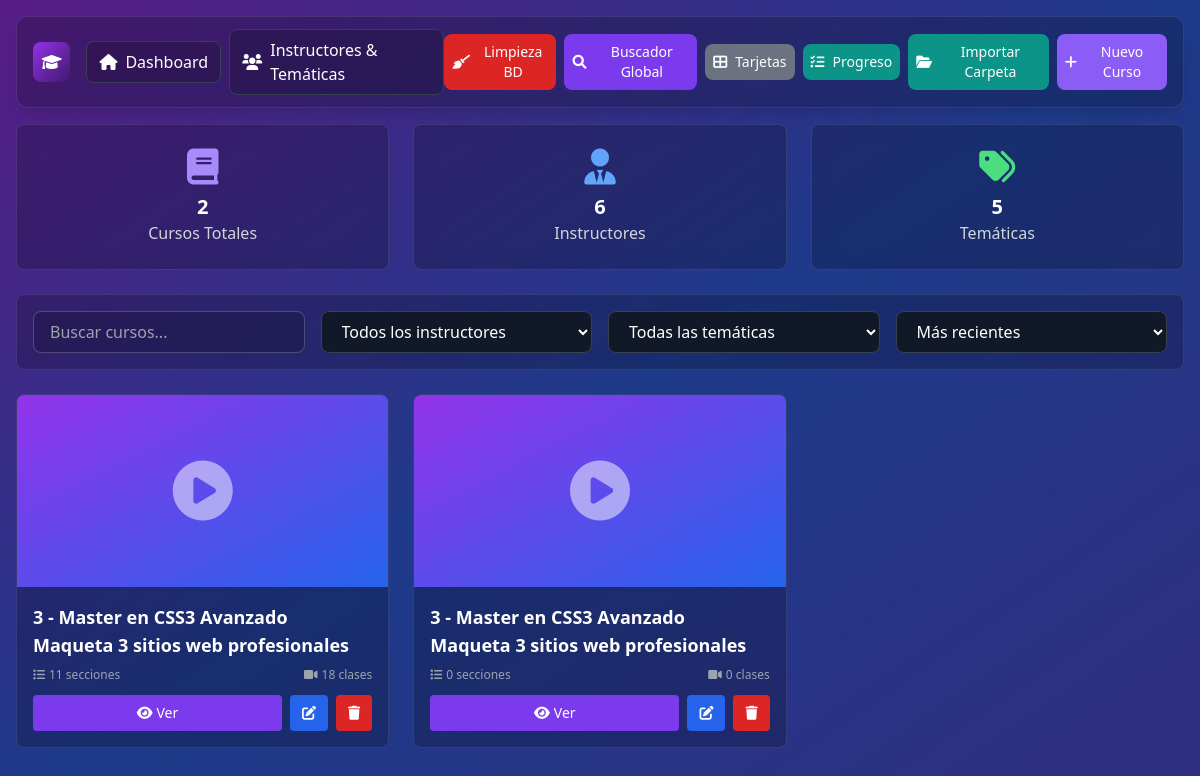
Before: / with the older database file.
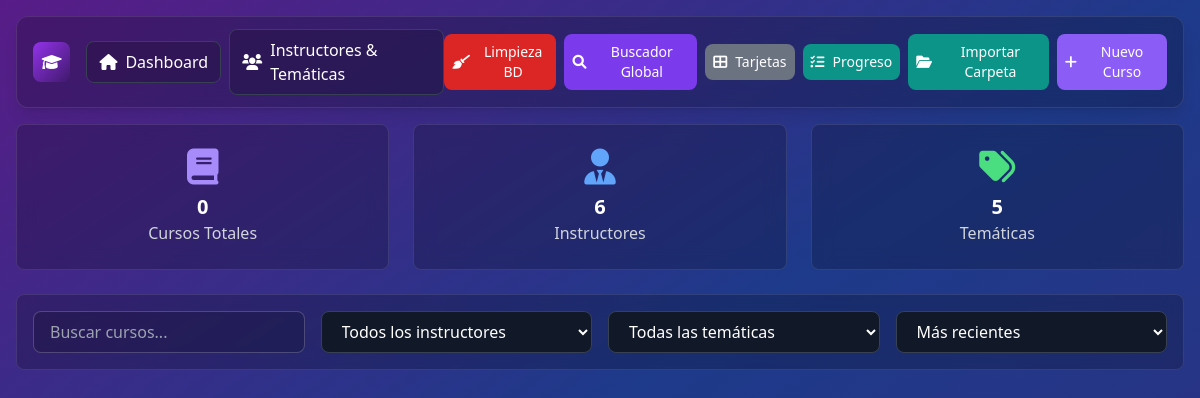
After: the same page with the newer database file.
### tables this page shows
CREATE TABLE cursos (
            id INTEGER PRIMARY KEY AUTOINCREMENT,
            titulo VARCHAR(255) NOT NULL,
            tematica_id INTEGER,
            instructor_id INTEGER,
            comentarios TEXT,
            imagen VARCHAR(255),
            created_at DATETIME DEFAULT CURRENT_TIMESTAMP,
            FOREIGN KEY (tematica_id) REFERENCES tematicas(id) ON DELETE SET NULL,
            FOREIGN KEY (instructor_id) REFERENCES instructores(id) ON DELETE SET NULL
        );

### index.php (the view, shortened to what this page needs)
<?php
$db = getDatabase();
$stmt = $db->query("SELECT COUNT(*) as total FROM cursos");
$totalCursos = $stmt->fetch()['total'];
$stmt = $db->query("SELECT COUNT(*) as total FROM instructores");
$totalInstructores = $stmt->fetch()['total'];
$stmt = $db->query("SELECT COUNT(*) as total FROM tematicas");
$totalTematicas = $stmt->fetch()['total'];
$query = "
    SELECT c.*,
           i.nombre as instructor_nombre,
           t.nombre as tematica_nombre,
           (SELECT COUNT(*) FROM secciones s WHERE s.curso_id = c.id) as total_secciones,
           (SELECT COUNT(*) FROM clases cl
            JOIN secciones s ON cl.seccion_id = s.id
            WHERE s.curso_id = c.id) as total_clases,
           (SELECT SUM(cl.duracion) FROM clases cl
            JOIN secciones s ON cl.seccion_id = s.id
            WHERE s.curso_id = c.id) as duracion_total
    FROM cursos c
    LEFT JOIN instructores i ON c.instructor_id = i.id
    LEFT JOIN tematicas t ON c.tematica_id = t.id
    ORDER BY c.created_at DESC
";
$cursos = $db->query($query)->fetchAll();
?>
<!DOCTYPE html>
<html lang="es" class="dark">
<head>
    <link href="css/tailwind.min.css" rel="stylesheet">
    <link href="https://cdnjs.cloudflare.com/ajax/libs/font-awesome/6.0.0/css/all.min.css" rel="stylesheet">
</head>
<body class="bg-gradient-to-br from-purple-900 via-blue-900 to-indigo-900 min-h-screen">
    <nav class="m-4">
        <div class="glass-dark rounded-xl px-4 py-3 md:px-6 md:py-4 flex items-center justify-between shadow-lg">
            <div class="flex items-center gap-4">
                <div class="w-10 h-10 rounded-lg bg-gradient-to-br from-purple-600 to-indigo-600 flex items-center justify-center ring-1 ring-white/20">
                    <i class="fas fa-graduation-cap text-white"></i>
                </div>
                <div class="hidden md:flex items-center gap-2">
                    <a href="index.php" class="inline-flex items-center gap-2 px-3 py-2 rounded-lg border border-purple-500/40 bg-black/20 text-white hover:bg-black/30">
                        <i class="fas fa-home"></i><span class="hidden sm:inline">Dashboard</span>
                    </a>
                    <a href="instructores-tematicas.php" class="inline-flex items-center gap-2 px-3 py-2 rounded-lg border border-purple-500/40 bg-black/20 text-white hover:bg-black/30">
                        <i class="fas fa-users"></i><span class="hidden sm:inline">Instructores & Temáticas</span>
                    </a>
                </div>
            </div>
            <div class="flex items-center gap-2">
                <button id="cleanupBtn" class="inline-flex items-center gap-2 px-2 sm:px-3 py-2 rounded-lg text-white text-xs sm:text-sm" style="background-color:#dc2626" onmouseover="this.style.backgroundColor='#b91c1c'" onmouseout="this.style.backgroundColor='#dc2626'" title="Limpiar carpetas huérfanas">
                    <i class="fas fa-broom"></i><span class="hidden sm:inline">Limpieza BD</span>
                </button>
                <button onclick="openGlobalSearchModal()" class="inline-flex items-center gap-2 px-2 sm:px-3 py-2 rounded-lg text-white text-xs sm:text-sm" style="background-color:#7c3aed" onmouseover="this.style.backgroundColor='#6d28d9'" onmouseout="this.style.backgroundColor='#7c3aed'" title="Buscar en todos los cursos">
                    <i class="fas fa-search"></i><span class="hidden sm:inline">Buscador Global</span>
                </button>
                <button id="toggleViewBtn" class="inline-flex items-center gap-2 px-2 sm:px-3 py-2 rounded-lg text-white text-xs sm:text-sm" style="background-color:#6b7280" onmouseover="this.style.backgroundColor='#52525b'" onmouseout="this.style.backgroundColor='#6b7280'" title="Cambiar vista">
                    <i class="fas fa-th-large" id="toggleViewIcon"></i><span class="hidden sm:inline" id="toggleViewText">Tarjetas</span>
                </button>
                <button id="queueProgressBtn" onclick="openQueueProgressModal()" class="relative inline-flex items-center gap-2 px-2 sm:px-3 py-2 rounded-lg text-white text-xs sm:text-sm" style="background-color:#0d9488" onmouseover="this.style.backgroundColor='#0f766e'" onmouseout="this.style.backgroundColor='#0d9488'" title="Progreso de importaciones">
                    <i class="fas fa-tasks"></i><span class="hidden sm:inline">Progreso</span>
                </button>
                <button id="importFolderBtn" onclick="openFolderPicker()" class="inline-flex items-center gap-2 px-2 sm:px-3 py-2 rounded-lg text-white text-xs sm:text-sm" style="background-color:#0d9488" onmouseover="this.style.backgroundColor='#0f766e'" onmouseout="this.style.backgroundColor='#0d9488'" title="Importar carpeta(s)">
                    <i class="fas fa-folder-open"></i><span class="hidden sm:inline">Importar Carpeta</span>
                </button>
                <button onclick="openCreateCourseModal()" class="inline-flex items-center gap-2 px-2 sm:px-3 py-2 rounded-lg text-white text-xs sm:text-sm" style="background-color:#8b5cf6" onmouseover="this.style.backgroundColor='#7c3aed'" onmouseout="this.style.backgroundColor='#8b5cf6'">
                    <i class="fas fa-plus"></i><span class="hidden sm:inline">Nuevo Curso</span>
                </button>
            </div>
        </div>
    </nav>
    <div class="grid grid-cols-1 md:grid-cols-3 gap-6 mx-4 mb-6">
        <div class="glass-dark rounded-lg p-6 text-center">
            <i class="fas fa-book text-4xl text-purple-400 mb-2"></i>
            <h3 class="text-xl font-semibold text-white"><?php echo $totalCursos; ?></h3>
            <p class="text-gray-300">Cursos Totales</p>
        </div>
        <div class="glass-dark rounded-lg p-6 text-center">
            <i class="fas fa-user-tie text-4xl text-blue-400 mb-2"></i>
            <h3 class="text-xl font-semibold text-white"><?php echo $totalInstructores; ?></h3>
            <p class="text-gray-300">Instructores</p>
        </div>
        <div class="glass-dark rounded-lg p-6 text-center">
            <i class="fas fa-tags text-4xl text-green-400 mb-2"></i>
            <h3 class="text-xl font-semibold text-white"><?php echo $totalTematicas; ?></h3>
            <p class="text-gray-300">Temáticas</p>
        </div>
    </div>
    <div class="glass-dark rounded-lg mx-4 mb-6 p-4">
        <div class="grid grid-cols-1 md:grid-cols-4 gap-4">
            <div>
                <input type="text" id="searchInput" placeholder="Buscar cursos..."
                       class="w-full bg-black/20 border border-white/20 rounded-lg px-4 py-2 text-white placeholder-gray-400 focus:border-purple-500 focus:outline-none">
            </div>
            <div>
                <select id="instructorFilter" class="w-full bg-gray-900 border border-gray-700 rounded-lg px-4 py-2 text-white focus:border-purple-500 focus:outline-none">
                    <option value="">Todos los instructores</option>
                </select>
            </div>
            <div>
                <select id="tematicaFilter" class="w-full bg-gray-900 border border-gray-700 rounded-lg px-4 py-2 text-white focus:border-purple-500 focus:outline-none">
                    <option value="">Todas las temáticas</option>
                </select>
            </div>
            <div>
                <select id="sortBy" class="w-full bg-gray-900 border border-gray-700 rounded-lg px-4 py-2 text-white focus:border-purple-500 focus:outline-none">
                    <option value="created_at">Más recientes</option>
                </select>
            </div>
        </div>
    </div>
    <div id="coursesGrid" class="grid grid-cols-1 md:grid-cols-2 lg:grid-cols-3 xl:grid-cols-4 gap-6 mx-4 mb-8">
        <?php foreach ($cursos as $curso): ?>
            <div class="course-card glass-dark rounded-lg overflow-hidden hover:scale-105 transition-transform duration-300"
                 data-titulo="<?php echo strtolower($curso['titulo']); ?>"
                 data-instructor="<?php echo $curso['instructor_id']; ?>"
                 data-tematica="<?php echo $curso['tematica_id']; ?>"
                 data-duracion="<?php echo $curso['duracion_total'] ?? 0; ?>">
                <div class="h-48 bg-gradient-to-br from-purple-600 to-blue-600 flex items-center justify-center">
                    <?php if ($curso['imagen']): ?>
                        <img src="uploads/images/<?php echo htmlspecialchars($curso['imagen']); ?>" alt="<?php echo htmlspecialchars($curso['titulo']); ?>" class="w-full h-full object-cover">
                    <?php else: ?>
                        <i class="fas fa-play-circle text-6xl text-white opacity-50"></i>
                    <?php endif; ?>
                </div>
                <div class="p-4">
                    <h3 class="text-lg font-semibold text-white mb-2"><?php echo htmlspecialchars($curso['titulo']); ?></h3>
                    <div class="flex justify-between text-xs text-gray-400 mb-3">
                        <span><i class="fas fa-list mr-1"></i><?php echo $curso['total_secciones']; ?> secciones</span>
                        <span><i class="fas fa-video mr-1"></i><?php echo $curso['total_clases']; ?> clases</span>
                    </div>
                    <div class="flex space-x-2">
                        <a href="curso.php?id=<?php echo $curso['id']; ?>"
                           class="flex-1 bg-purple-600 hover:bg-purple-700 text-white text-center py-2 px-3 rounded text-sm transition-colors">
                            <i class="fas fa-eye mr-1"></i>Ver
                        </a>
                        <button onclick="editCourse(<?php echo $curso['id']; ?>)"
                                class="bg-blue-600 hover:bg-blue-700 text-white py-2 px-3 rounded text-sm transition-colors">
                            <i class="fas fa-edit"></i>
                        </button>
                        <button onclick="deleteCourse(<?php echo $curso['id']; ?>)"
                                class="bg-red-600 hover:bg-red-700 text-white py-2 px-3 rounded text-sm transition-colors">
                            <i class="fas fa-trash"></i>
                        </button>
                    </div>
                </div>
            </div>
        <?php endforeach; ?>
    </div>
</body>
</html>

### index.php (style rules this page uses)
.glass-dark { background: rgba(0, 0, 0, 0.2); backdrop-filter: blur(10px); border: 1px solid rgba(255, 255, 255, 0.1); }

Changed rows visible on the page:
removed cursos: titulo "3 - Master en CSS3 Avanzado Maqueta 3 sitios web profesionales", total_secciones "11", total_clases "18"
removed cursos: titulo "3 - Master en CSS3 Avanzado Maqueta 3 sitios web profesionales", total_secciones "0", total_clases "0"
Other visible differences:
$totalCursos: "2" → "0"
